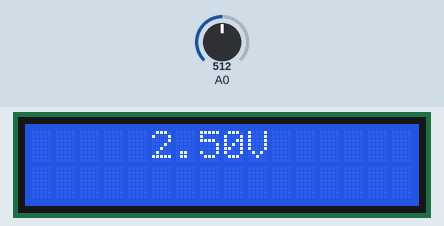
Recording of a sketch running on a simulated Arduino Uno, built with avr-gcc and run on an emulated ATmega328P. Parts: 16×2 character LCD. The test bench sets the inputs (shaded band); at power-on: A0 = 512. What the sketch prints to the serial monitor is not drawn.

Above: at 1.2 s.
1.3 s: A0 set to 716
At 3.1 s:
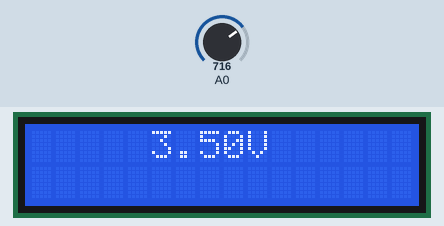
3.5 s: A0 set to 900
At 5.3 s:
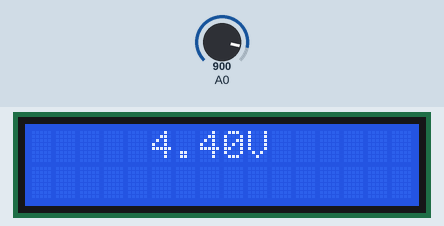
5.6 s: A0 set to 1023
At 7.5 s:
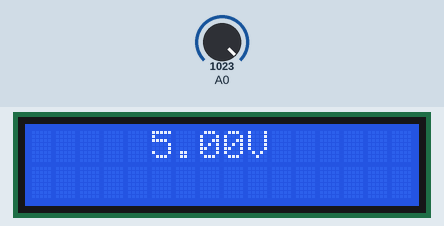
Timing chart, 0 to 9.0 s (numbered marks = the images above; inputs shaded):
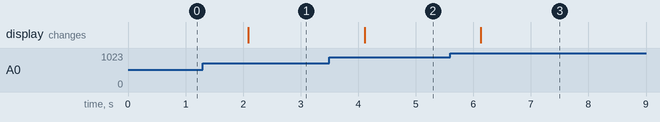

The sketch:

VMeter.ino
```cpp
#include<Wire.h>  //I2C库
#include<LiquidCrystal_I2C.h>
LiquidCrystal_I2C lcd(0x27, 16, 2); //设置显示屏的地址、列、行
float vol;
void setup()
{
  Serial.begin(9600);
  pinMode(A0, INPUT);
  lcd.init(); //初始化LCD1602
  lcd.backlight(); //设置LCD背景灯亮
}
void loop()
{
  int V1 = analogRead(A0);
  vol  = V1 * 5.0 / 1023;
  Serial.println(vol);
  lcd.clear();
  lcd.setCursor(5, 0);
  lcd.print(vol);
  lcd.print("V");
  delay(1000);
}
```

Measured:
- after the input at 1.3 s, the display: changes after 0.79 s (image 1)
- after the input at 3.5 s, the display: changes after 0.61 s (image 2)
- after the input at 5.6 s, the display: changes after 0.53 s (image 3)
